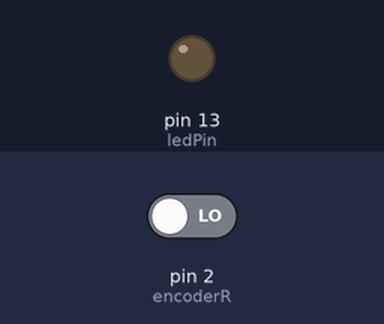
A sketch run on a simulated Arduino Uno, built with avr-gcc and run on an emulated ATmega328P. On the bench: output pins drawn as LEDs (lit = HIGH). The inputs (shaded band) are chosen by the test bench; at power-on: pin 2 (encoderR) LOW. What the sketch prints to the serial monitor is not drawn.

Above: at 1.2 s.
1.3 s: pin 2 (encoderR) driven HIGH
At 2.3 s:
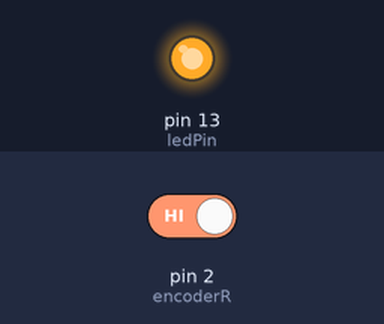
2.8 s: pin 2 (encoderR) driven LOW
At 3.5 s:
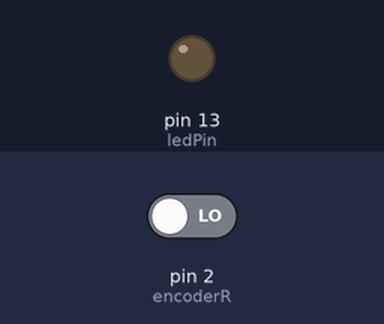
Timing chart, 0 to 5.8 s (numbered marks = the images above; inputs shaded):
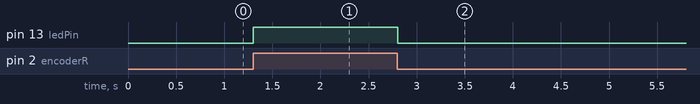

Measured:
- after the input at 1.3 s, pin 13 (ledPin): LOW → HIGH at once
- after the input at 2.8 s, pin 13 (ledPin): HIGH → LOW at once

The sketch:

prueba_encoders_robotDiferencial.ino
```cpp
int ledPin = 13;
int encoderR = 2;
//int encoderR = 3;
int estado = 0;

void setup() {
  // put your setup code here, to run once:
  Serial.begin(9600);
  pinMode(ledPin, OUTPUT);
  pinMode(encoderR, INPUT);
}

void loop() {
  // put your main code here, to run repeatedly:
  estado = digitalRead(encoderR);
  if (estado == HIGH){
    digitalWrite(ledPin, HIGH);
    Serial.println(estado);
  }else{
    digitalWrite(ledPin, LOW);
    Serial.println(estado);
  }
}
```
